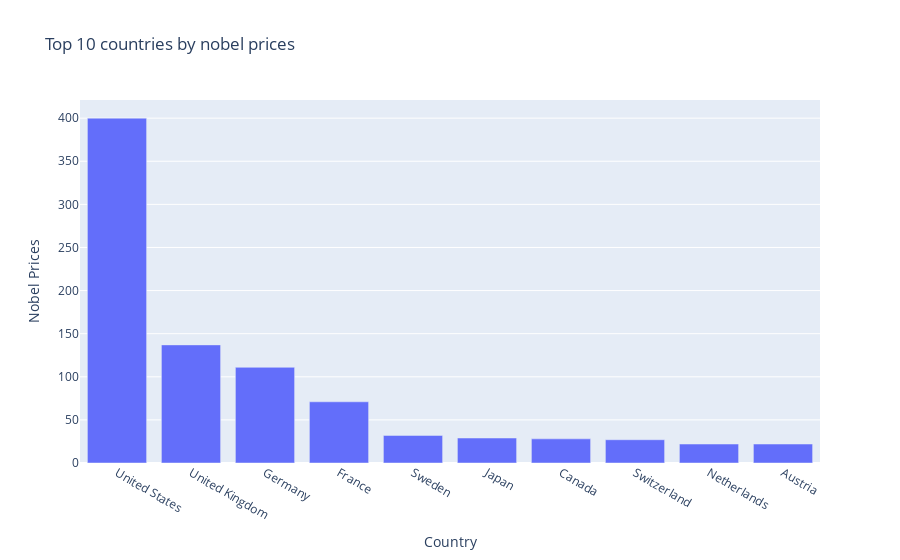

The notebook cell saved with this chart:
### Code cell
px.bar(data_frame=temp_df, x='Country', y='Nobel Prices', title='Top 10 countries by nobel prices')

### Figure 1 — Plotly figure (JSON) as saved in the notebook; plotly's stock layout.template omitted (floating-point values rounded to 4 significant figures)
{"data": [{"alignmentgroup": "True", "hovertemplate": "Country=%{x}<br>Nobel Prices=%{y}<extra></extra>", "legendgroup": "", "marker": {"color": "#636efa", "pattern": {"shape": ""}}, "name": "", "offsetgroup": "", "orientation": "v", "showlegend": false, "textposition": "auto", "type": "bar", "x": ["United States", "United Kingdom", "Germany", "France", "Sweden", "Japan", "Canada", "Switzerland", "Netherlands", "Austria"], "xaxis": "x", "y": [400, 137, 111, 71, 32, 29, 28, 27, 22, 22], "yaxis": "y"}], "layout": {"barmode": "relative", "legend": {"tracegroupgap": 0}, "title": {"text": "Top 10 countries by nobel prices"}, "xaxis": {"anchor": "y", "domain": [0, 1], "title": {"text": "Country"}}, "yaxis": {"anchor": "x", "domain": [0, 1], "title": {"text": "Nobel Prices"}}}}
